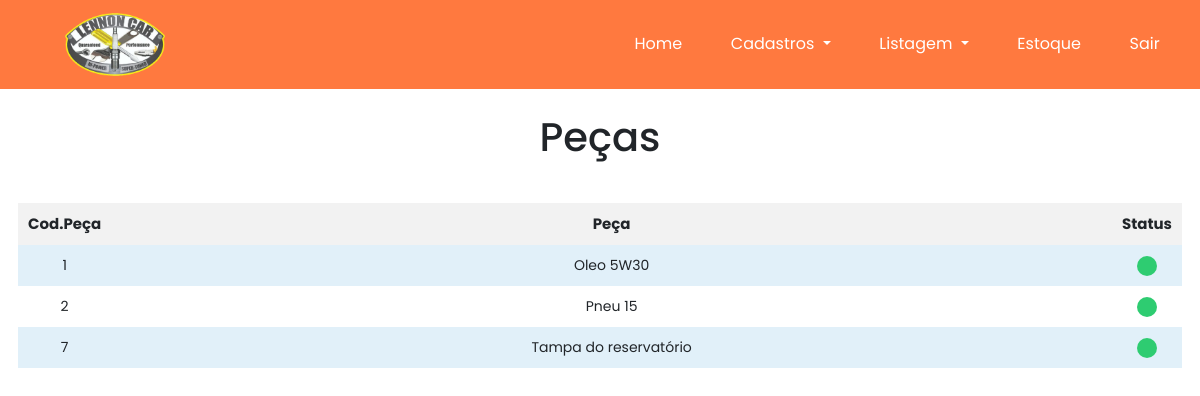
Page /pages/listPart.php (signed in) on the committed database.
### tables this page shows
CREATE TABLE `pecas` (
  `id` int NOT NULL AUTO_INCREMENT,
  `nome_peca` varchar(500) NOT NULL,
  `status` int NOT NULL DEFAULT '1',
  PRIMARY KEY (`id`)
);

### services/PartService.php (called while the page is built, shortened)
<?php
class PartService extends PartController
{
     private $db;
     public function __construct()
     {
          $dbHost = $_ENV['DB_HOST'];
          $dbName = $_ENV['DB_NAME'];
          $dbUser = $_ENV['DB_USER'];
          $dbPassword = $_ENV['DB_PASSWORD'];
          $this->db = new Database($dbHost, $dbName, $dbUser, $dbPassword);
          $this->db->connect();
     }
     public function index($SQL)
     {
          $sql = "SELECT * FROM pecas $SQL";
          $result = $this->db->getConnection()->query($sql);
          $parts = $result->fetchAll(PDO::FETCH_ASSOC);
          return $parts;
     }
}

### config/connection.php (called while the page is built, shortened)
<?php
class Database
{
     private $host;
     private $dbname;
     private $username;
     private $password;
     private $conn;
     public function __construct($host, $dbname, $username, $password)
     {
          $this->host = $host;
          $this->dbname = $dbname;
          $this->username = $username;
          $this->password = $password;
     }
     public function connect()
     {
          try {
               $dsn = "mysql:host={$this->host};dbname={$this->dbname}";
               $options = array(
                    PDO::ATTR_ERRMODE => PDO::ERRMODE_EXCEPTION,
                    PDO::ATTR_DEFAULT_FETCH_MODE => PDO::FETCH_ASSOC,
                    PDO::MYSQL_ATTR_INIT_COMMAND => "SET NAMES utf8"
               );
               $this->conn = new PDO($dsn, $this->username, $this->password, $options);
               return true;
          } catch (PDOException $e) {
               echo "Connection failed: " . $e->getMessage();
               return false;
          }
     }
     public function getConnection()
     {
          return $this->conn;
     }
}

### actions/listAllClasses.php (called while the page is built, shortened)
<?php
require_once '../services/PartService.php';
try
{
     $Parts         = new PartService();
     $listParts     = $Parts->index($SQLparts);
}
catch (\Throwable $th)
{
     echo $th->getMessage();
}

### pages/listPart.php (the view, shortened to what this page needs)
<?php
require_once '../actions/listAllClasses.php';
require_once '../components/nav.php';
?>
<section class="container__section">
     <div class="d-flex justify-content-center mt-4 mb-3">
          <h1>Peças</h1>
     </div>
     <div class="container__table">
          <table id="list">
               <thead>
                    <tr id="table_tr_header">
                         <th class="table_td_header">Cod.Peça</th>
                         <th class="table_td_header">Peça</th>
                         <th class="table_td_header">Status</th>
                    </tr>
               </thead>
               <tbody>
                    <?php foreach ($listParts as $part) :
                         $button = $part['status'] == '1'
                         ? '<div  title="Clique Para Desativar" onclick="desativeActive(\'2\', '.$part['id'].', \'pecas\')"  style="cursor:pointer;margin:0 auto;width:20px;height:20px;background:#2ecc71;border-radius:50%"></div>'
                         : '<div  title="Clique Para Ativar"    onclick="desativeActive(\'1\', '.$part['id'].', \'pecas\')" style="cursor:pointer;margin:0 auto;width:20px;height:20px;background:#EA2027;border-radius:50%"></div>';
                    ?>
                         <tr id="table_linha">
                              <td class="table_td" style="width: 5%;"><?= $part['id'] ?></td>
                              <td class="table_td"><?= $part['nome_peca'] ?></td>
                              <td class="table_td" style="width: 5%;"><?= $button ?></td>
                         </tr>
                    <?php endforeach ?>
               </tbody>
          </table>
     </div>
</section>

### assets/style/nav.css (style rules this page uses)
:root { --global-primary-color:#ff793f; }

### assets/style/home.css (style rules this page uses)
* { box-sizing: border-box; font-family: 'Poppins', sans-serif; }
table { border-collapse: collapse; width: 100%; text-align: center; }
th { background-color: #f2f2f2; padding: 10px; }
td { padding: 10px; }
.container__section { flex-direction: column; justify-content: center }
.container__table { padding: 1.5% }
.table_td_header { font-size: 15px !important; }
.table_td { font-size: 14px; }
#table_linha:nth-child(odd) { background-color: #e1f0f9; font-size: 10px; }

### rows in the picture
pecas: id "1", nome_peca "Oleo 5W30"
pecas: id "2", nome_peca "Pneu 15"
pecas: id "7", nome_peca "Tampa do reservatório"
